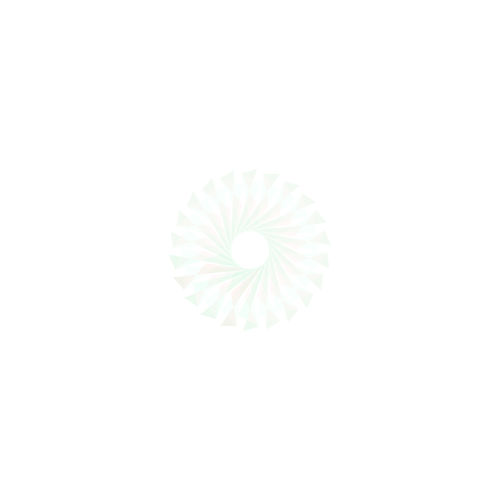
Frame 1 (no input)
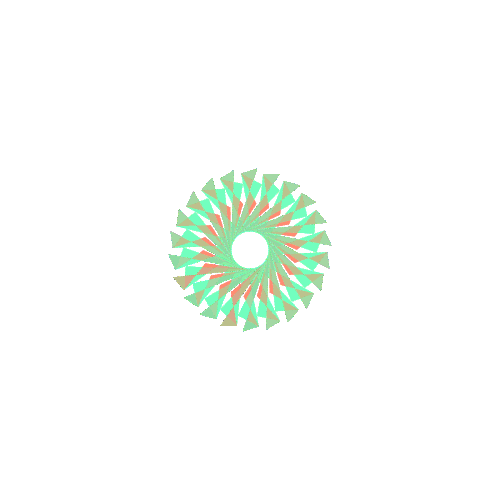
Frame 60 (the mouse pressed at the canvas centre just before this capture)
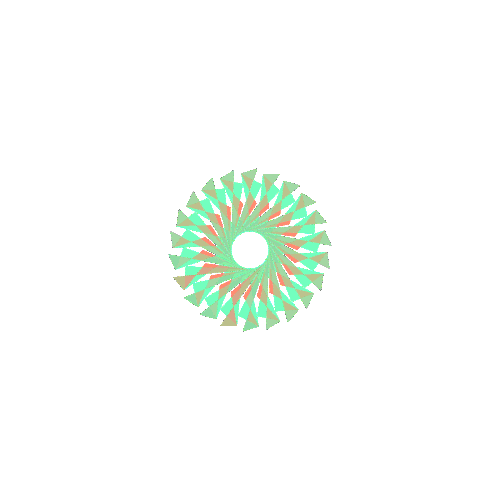
Frame 120 (the mouse held since frame 60 and released just before this capture)

The Processing sketch that drew these frames (run headless with seeded random() and noise(); from frame 60 on, the mouse is pressed at the canvas centre):

// Processing sketch: processing_84107
// ── processing_84107.pde

void setup()
{

  size(500,500);
background(255);
smooth();
noStroke();

 
}

void draw()
{

// translate permet de déplacer une forme sur l'axe des x et celui des y.



translate(250,250);
rotate(PI/11);
  
  fill(111,255,174,10);
 quad(16, 80, 30, 71, 7,66, 19, 4);
  rotate(PI/11);
  
   fill(255,140,111,10);
 quad(16, 80, 30, 71, 7,46, 19, 4);
  rotate(PI/11);
  
   fill(111,255,174,10);
 quad(16, 80, 30, 71, 7, 26, 19, 4);
  rotate(PI/11);
    fill(111,255,174,10);
 quad(16, 80, 30, 71, 7,66, 19, 4);
  rotate(PI/11);
  
   fill(255,140,111,10);
 quad(16, 80, 30, 71, 7,46, 19, 4);
  rotate(PI/11);
  
   fill(111,255,174,10);
 quad(16, 80, 30, 71, 7, 26, 19, 4);
  rotate(PI/11);  fill(111,255,174,10);
 quad(16, 80, 30, 71, 7,66, 19, 4);
  rotate(PI/11);
  
   fill(255,140,111,10);
 quad(16, 80, 30, 71, 7,46, 19, 4);
  rotate(PI/11);
  
   fill(111,255,174,10);
 quad(16, 80, 30, 71, 7, 26, 19, 4);
  rotate(PI/11);  fill(111,255,174,10);
 quad(16, 80, 30, 71, 7,66, 19, 4);
  rotate(PI/11);
  
   fill(255,140,111,10);
 quad(16, 80, 30, 71, 7,46, 19, 4);
  rotate(PI/11);
  
   fill(111,255,174,10);
 quad(16, 80, 30, 71, 7, 26, 19, 4);
  rotate(PI/11);  fill(111,255,174,10);
 quad(16, 80, 30, 71, 7,66, 19, 4);
  rotate(PI/11);
  
   fill(255,140,111,10);
 quad(16, 80, 30, 71, 7,46, 19, 4);
  rotate(PI/11);
  
   fill(111,255,174,10);
 quad(16, 80, 30, 71, 7, 26, 19, 4);
  rotate(PI/11);  fill(111,255,174,10);
 quad(16, 80, 30, 71, 7,66, 19, 4);
  rotate(PI/11);
  
   fill(255,140,111,10);
 quad(16, 80, 30, 71, 7,46, 19, 4);
  rotate(PI/11);
  
   fill(111,255,174,10);
 quad(16, 80, 30, 71, 7, 26, 19, 4);
  rotate(PI/11);  fill(111,255,174,10);
 quad(16, 80, 30, 71, 7,66, 19, 4);
  rotate(PI/11);
  
   fill(255,140,111,10);
 quad(16, 80, 30, 71, 7,46, 19, 4);
  rotate(PI/11);
  
   fill(111,255,174,10);
 quad(16, 80, 30, 71, 7, 26, 19, 4);
  rotate(PI/11);
    fill(111,255,174,10);
 quad(16, 80, 30, 71, 7,66, 19, 4);
  rotate(PI/11);
  
   fill(255,140,111,10);
 quad(16, 80, 30, 71, 7,46, 19, 4);
  rotate(PI/11);
  
   fill(111,255,174,10);
 quad(16, 80, 30, 71, 7, 26, 19, 4);
  rotate(PI/11);  fill(111,255,174,10);
 quad(16, 80, 30, 71, 7,66, 19, 4);
  rotate(PI/11);
  
   fill(255,140,111,10);
 quad(16, 80, 30, 71, 7,46, 19, 4);
  rotate(PI/11);
  
   fill(111,255,174,10);
 quad(16, 80, 30, 71, 7, 26, 19, 4);
  rotate(PI/11);  fill(111,255,174,10);
 quad(16, 80, 30, 71, 7,66, 19, 4);
  rotate(PI/11);
  
   fill(255,140,111,10);
 quad(16, 80, 30, 71, 7,46, 19, 4);
  rotate(PI/11);
  
   fill(111,255,174,10);
 quad(16, 80, 30, 71, 7, 26, 19, 4);
  rotate(PI/11);  fill(111,255,174,10);
 quad(16, 80, 30, 71, 7,66, 19, 4);
  rotate(PI/11);
  
   fill(255,140,111,10);
 quad(16, 80, 30, 71, 7,46, 19, 4);
  rotate(PI/11);
  
   fill(111,255,174,10);
 quad(16, 80, 30, 71, 7, 26, 19, 4);
  rotate(PI/11);  fill(111,255,174,10);
 quad(16, 80, 30, 71, 7,66, 19, 4);
  rotate(PI/11);
  
   fill(255,140,111,10);
 quad(16, 80, 30, 71, 7,46, 19, 4);
  rotate(PI/11);
  
   fill(111,255,174,10);
 quad(16, 80, 30, 71, 7, 26, 19, 4);
  rotate(PI/11);  fill(111,255,174,10);
 quad(16, 80, 30, 71, 7,66, 19, 4);
  rotate(PI/11);
  
   fill(255,140,111,10);
 quad(16, 80, 30, 71, 7,46, 19, 4);
  rotate(PI/11);
  
   fill(111,255,174,10);
 quad(16, 80, 30, 71, 7, 26, 19, 4);
  rotate(PI/11);  fill(111,255,174,10);
 quad(16, 80, 30, 71, 7,66, 19, 4);
  rotate(PI/11);
  
   fill(255,140,111,10);
 quad(16, 80, 30, 71, 7,46, 19, 4);
  rotate(PI/11);
  
   fill(111,255,174,10);
 quad(16, 80, 30, 71, 7, 26, 19, 4);
  rotate(PI/11);  fill(111,255,174,10);
 quad(16, 80, 30, 71, 7,66, 19, 4);
  rotate(PI/11);
  
   fill(255,140,111,10);
 quad(16, 80, 30, 71, 7,46, 19, 4);
  rotate(PI/11);
  
   fill(111,255,174,10);
 quad(16, 80, 30, 71, 7, 26, 19, 4);
  rotate(PI/11);
    fill(111,255,174,10);
 quad(16, 80, 30, 71, 7,66, 19, 4);
  rotate(PI/11);
  
   fill(255,140,111,10);
 quad(16, 80, 30, 71, 7,46, 19, 4);
  rotate(PI/11);
  
   fill(111,255,174,10);
 quad(16, 80, 30, 71, 7, 26, 19, 4);
  rotate(PI/11);  fill(111,255,174,10);
 quad(16, 80, 30, 71, 7,66, 19, 4);
  rotate(PI/11);
  
   fill(255,140,111,10);
 quad(16, 80, 30, 71, 7,46, 19, 4);
  rotate(PI/11);
  
   fill(111,255,174,10);
 quad(16, 80, 30, 71, 7, 26, 19, 4);
  rotate(PI/11);  fill(111,255,174,10);
 quad(16, 80, 30, 71, 7,66, 19, 4);
  rotate(PI/11);
  
   fill(255,140,111,10);
 quad(16, 80, 30, 71, 7,46, 19, 4);
  rotate(PI/11);
  
   fill(111,255,174,10);
 quad(16, 80, 30, 71, 7, 26, 19, 4);
  rotate(PI/11);  fill(111,255,174,10);
 quad(16, 80, 30, 71, 7,66, 19, 4);
  rotate(PI/11);
  
   fill(255,140,111,10);
 quad(16, 80, 30, 71, 7,46, 19, 4);
  rotate(PI/11);
  
   fill(111,255,174,10);
 quad(16, 80, 30, 71, 7, 26, 19, 4);
  rotate(PI/11);  fill(111,255,174,10);
 quad(16, 80, 30, 71, 7,66, 19, 4);
  rotate(PI/11);
  
   fill(255,140,111,10);
 quad(16, 80, 30, 71, 7,46, 19, 4);
  rotate(PI/11);
  
   fill(111,255,174,10);
 quad(16, 80, 30, 71, 7, 26, 19, 4);
  rotate(PI/11);  fill(111,255,174,10);
 quad(16, 80, 30, 71, 7,66, 19, 4);
  rotate(PI/11);
  
   fill(255,140,111,10);
 quad(16, 80, 30, 71, 7,46, 19, 4);
  rotate(PI/11);
  
   fill(111,255,174,10);
 quad(16, 80, 30, 71, 7, 26, 19, 4);
  rotate(PI/11);  fill(111,255,174,10);
 quad(16, 80, 30, 71, 7,66, 19, 4);
  rotate(PI/11);
  
   fill(255,140,111,10);
 quad(16, 80, 30, 71, 7,46, 19, 4);
  rotate(PI/11);
  
   fill(111,255,174,10);
 quad(16, 80, 30, 71, 7, 26, 19, 4);
  rotate(PI/11);  fill(111,255,174,10);
 quad(16, 80, 30, 71, 7,66, 19, 4);
  rotate(PI/11);
  
   fill(255,140,111,10);
 quad(16, 80, 30, 71, 7,46, 19, 4);
  rotate(PI/11);
  
   fill(111,255,174,10);
 quad(16, 80, 30, 71, 7, 26, 19, 4);
  rotate(PI/11);  fill(111,255,174,10);
 quad(16, 80, 30, 71, 7,66, 19, 4);
  rotate(PI/11);
  
   fill(255,140,111,10);
 quad(16, 80, 30, 71, 7,46, 19, 4);
  rotate(PI/11);
  
   fill(111,255,174,10);
 quad(16, 80, 30, 71, 7, 26, 19, 4);
  rotate(PI/11);
}
